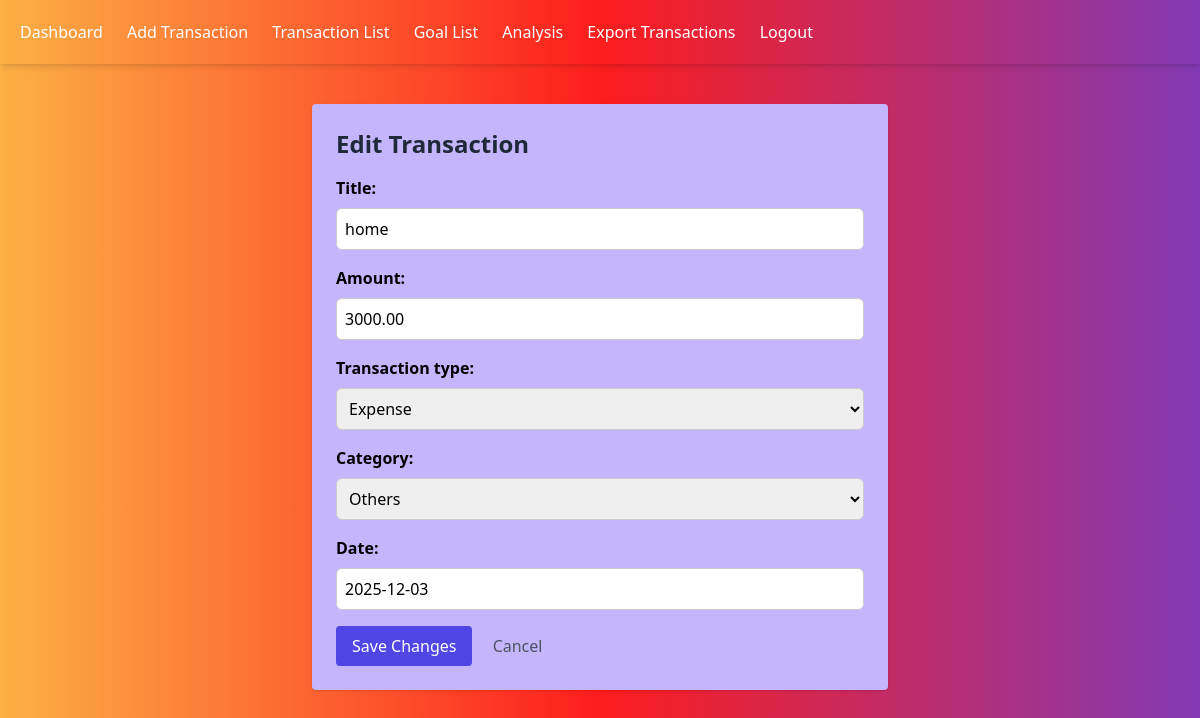
/finance/transaction/18/edit/ (signed in), run on an earlier commit of the app's database.
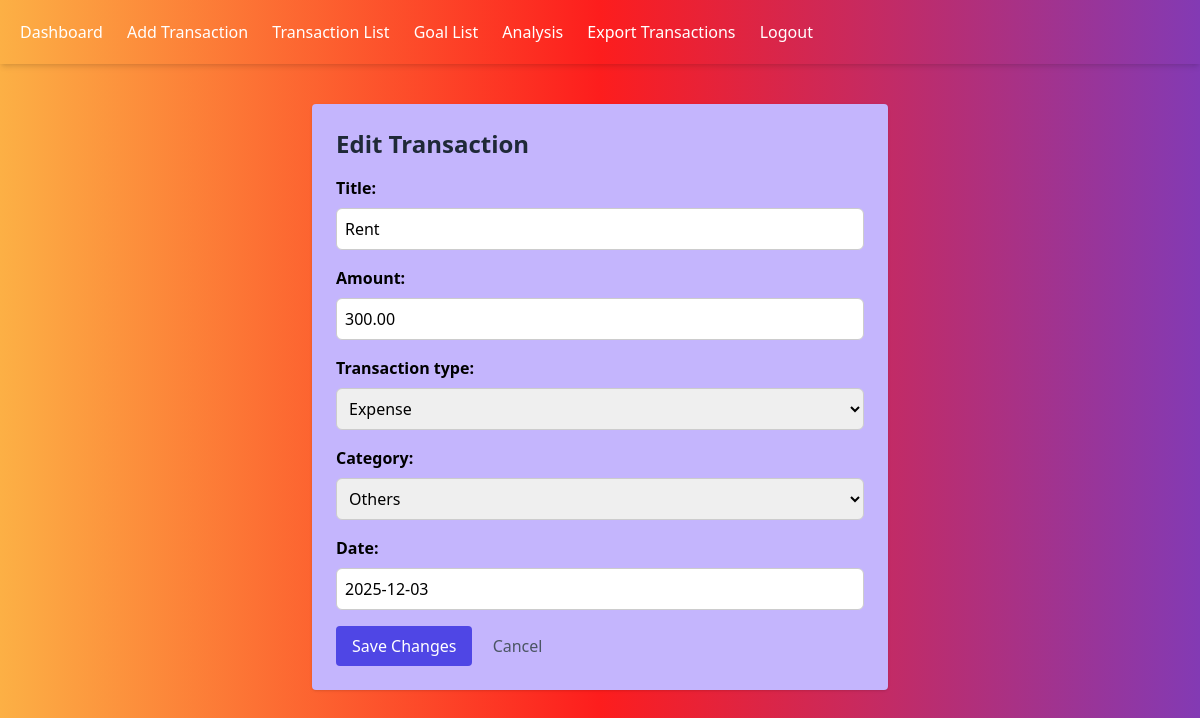
And on a later commit of the database.
### finance/models.py (models this page shows, shortened)
class Trans(models.Model):
    TRANSACTION_TYPES = [
        ("income", "Income"),
        ("expense", "Expense"),
    ]
    CATEGORY_CHOICES = [
        ("salary", "Salary"),
        ("business", "Business"),
        ("food", "Food"),
        ("entertainment", "Entertainment"),
        ("utilities", "Utilities"),
        ("transportation", "Transportation"),
        ("health", "Health"),
        ("others", "Others"),
    ]
    user = models.ForeignKey(User, on_delete=models.CASCADE)
    title = models.CharField(max_length=100)
    amount = models.DecimalField(max_digits=10, decimal_places=2)
    transaction_type = models.CharField(max_length=10, choices=TRANSACTION_TYPES)
    date = models.DateField()
    category = models.CharField(max_length=50, choices=CATEGORY_CHOICES)

### finance/views.py (the view)
class TransactionUpdateView(LoginRequiredMixin, UpdateView):
    model = Trans
    fields = ['title', 'amount', 'transaction_type', 'category', 'date']  # adjust as needed
    template_name = 'finance/edit_transaction.html'
    success_url = reverse_lazy('transaction_list')
    def get_queryset(self):
        return Trans.objects.filter(user=self.request.user)

### finance/templates/finance/edit_transaction.html (shortened to what this page needs)
{%extends "finance/base.html" %}
{% block content %}
<div class="max-w-xl mx-auto mt-10 bg-violet-300 p-6 rounded shadow">
  <h2 class="text-2xl font-bold mb-4 text-gray-800">Edit Transaction</h2>
  <form method="post">
    {{ form.as_p }}
    <button type="submit" class="bg-indigo-600 text-white px-4 py-2 rounded hover:bg-blue-700">
      Save Changes
    </button>
    <a href="{% url 'transaction_list' %}" class="ml-4 text-gray-600 hover:underline">Cancel</a>
  </form>
</div>
{% endblock %}

What changed in the data, as far as the page shows it:
changed Trans "Expense": title "home" → "Rent"; amount "3000.00" → "300.00"
